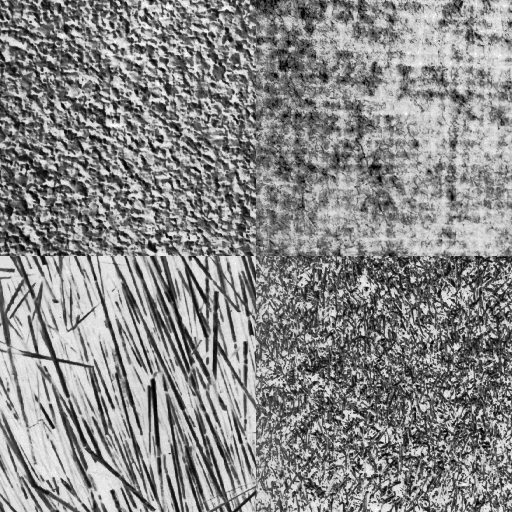
%> input picture Project/mosaic1.png, 512 x 512 px
$ octave bak_Project_1.m   (GNU Octave 9; MATLAB toolbox functions it lacks are replaced by stand-ins)
%> lines starting %> are read from the running program, lines starting %| are printed output that depends on the picture
### Project/GLCM_Calculation.m
function [ glcm_mat] = GLCM_Calculation(imag,GrayLevel,dx,dy)

%Gray Level Co-ocurrence Matrix calculation
%   Generate the GLCM for an selected image
%   Code by Hao, Oct 05, 2018
%---- input -----
%imag :      the image for the GLCM calculation
%GreyLevel:  the gray level of input image
%dx,dy:      the dislocation of reference point and seeking point


%% get the size of input image
[row,col] = size(imag);

%% define the output of GLCM matrix
glcm_mat     = zeros(GrayLevel,GrayLevel);
glcm_mat_ind = 0:1:GrayLevel-1;

% Loop through all the input image location to generate the GLCM response
for i = 1:row
    for j = 1:col

        %define the reference point
        GrayLevel_ref = imag(i,j);

        %check whether if the the desinged point is out off image bounday
        if i+dy > row || i+dy < 1 || j+dx > col || j+dy < 1 || i + dx < 1 || j + dx < 1
            continue
        else
            %locate the point in the designed dislocation
            GrayLevel_next = imag(i+dy,j+dx);

            %insert the gray level response into the GLCM matrix
            glcm_row_indx = find(glcm_mat_ind==GrayLevel_ref);
            glcm_col_indx = find(glcm_mat_ind==GrayLevel_next);
            glcm_mat(glcm_row_indx, glcm_col_indx) = glcm_mat(glcm_row_indx, glcm_col_indx) + 1;

        end
    end
end


% generate the symmetric GLCM matrix by adding it's transpose
glcm_mat = glcm_mat+glcm_mat';

% generate the probability (normalized version of glcm)
glcm_mat = glcm_mat/sum(sum(glcm_mat));


end

### Project/bak_Project_1.m
%%=======================================================================
%% Matlab code for project-1
% Author: Hao, Zhao
% Date:   2018, Oct 08
%%=======================================================================

%clean the Matlab enviroment
close all; clear all; clc

%% PartA: Loading the images and seperate into individual textures

% load the two mosic images
img1 = imread('mosaic1.png');
%> img1 is the input picture: size 512x512 uint8; min 0, max 255, mean 136.8
img2 = imread('mosaic2.png');
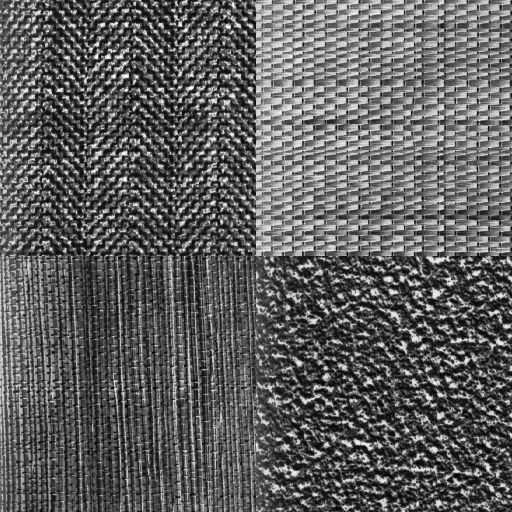
%> input picture Project/mosaic2.png, 512 x 512 px
%> img2 is the input picture: size 512x512 uint8; min 0, max 255, mean 95.4

% display the input raw images
figure;imagesc(img1);
colormap gray;
colorbar;
title('=== masaic image-1 ===')

figure;imagesc(img2);
colormap gray;
colorbar;
title('=== masaic image-2 ===')

% seperate the initial images into 8 individual masic images
texture_1 = img1(1:256,1:256);
texture_2 = img1(257:512,1:256);
texture_3 = img1(1:256,257:512);
texture_4 = img1(257:512,257:512);
texture_5 = img2(1:256,1:256);
texture_6 = img2(257:512,1:256);
texture_7 = img2(1:256,257:512);
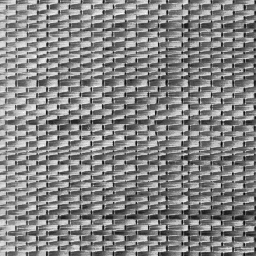
%> texture_7: size 256x256 uint8; min 0, max 255, mean 133.4
texture_8 = img2(257:512,257:512);
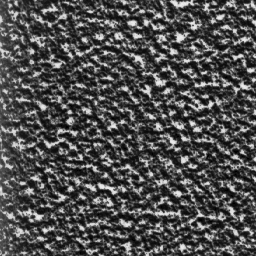
%> texture_8: size 256x256 uint8; min 0, max 234, mean 78.1

texture_all    = cell(1,8);
texture_all{1} = texture_1;
texture_all{2} = texture_2;
texture_all{3} = texture_3;
texture_all{4} = texture_4;
texture_all{5} = texture_5;
texture_all{6} = texture_6;
texture_all{7} = texture_7;
texture_all{8} = texture_8;

%% PartB: analysis the 2nd order statistic parameters(GLCM) for individual image

% Equaliz the mosaic images and display
texture_all_eq     = cell(1,8);
texture_all_new    = cell(1,8);

for n = 1:8
%> this loop made 8 passes; what is shown inside it comes from the first

    %convert the image from 8 bit(2^8 =256 gray level) to 4 bit (2^4 =16 gray level) and equalize the mosaic image
    gray_level         = 2^4;
    texture_all_eq{n}  = histeq(texture_all{n},256);
    texture_all_new{n} = uint8(round(double(texture_all_eq{n}) * (gray_level-1) / double(max(texture_all_eq{n}(:)))));

    figure;
    suptitle(sprintf(['=== Texture image: ' num2str(n) ' === \n']))

    subplot(2,3,1)
    imagesc(texture_all{n});
    colormap gray;
    colorbar;
    title('Original image')

    subplot(2,3,2)
    imagesc(texture_all_eq{n});
    colormap gray;
    colorbar;
    title('Equalized image')

    subplot(2,3,3)
    imagesc(texture_all_new{n});
    colormap gray;
    colorbar;
    title('Equalized image with 16 gray level')

    subplot(2,3,4)
    imhist(texture_all{n});
    xlim([0,255])
    title('Hisogram of original image')

    subplot(2,3,5)
    imhist(texture_all_eq{n});
    xlim([0,255])
    title('Hisogram of equalized image')

    subplot(2,3,6)
    imhist(texture_all_new{n});
    xlim([0,15])
    title('Hisogram of equalized image with 16 gray level')
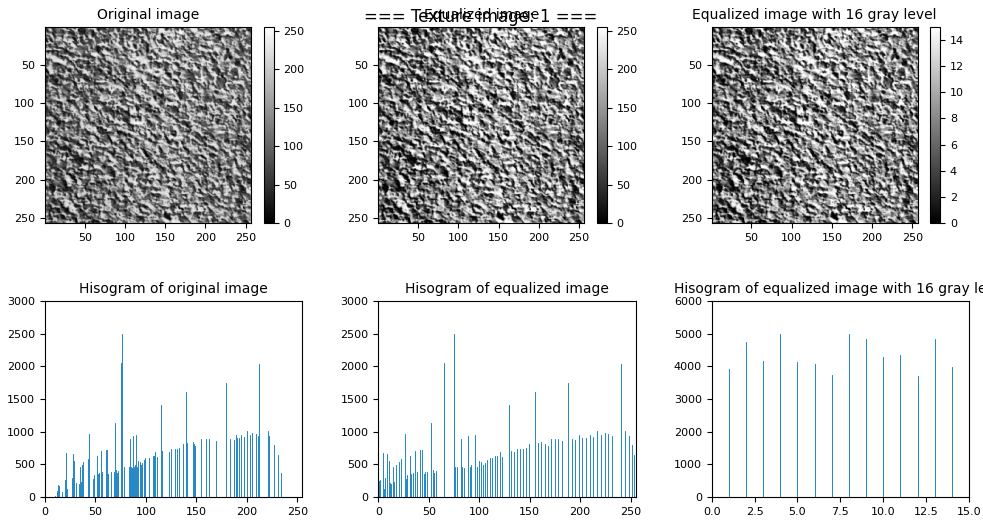
%> figure redrawn from the program's plot data, 6 panels

end


% calculate the GLCM for each textures with dx=1, and dy=0

gray_level = 16;
dx = 1;
dy = 0;

for n = 1:8
%> this loop made 8 passes; what is shown inside it comes from the first

    %calculate the Normalized GLCM for each textutre figures
    [glcm_mat]  = GLCM_Calculation(texture_all_new{n},gray_level,dx,dy);
%> in GLCM_Calculation, `[row,col] = size(imag);`: row = 256
%> after the loop in GLCM_Calculation, `for i = 1:row`: GrayLevel_next = 13; glcm_col_indx = 14

    figure;
    suptitle(sprintf(['=== Equalized mosaic image and corresponding GLCM: ' num2str(n) ' === \n']))

    subplot(1,2,1)
    imagesc(texture_all_new{n});
    colormap gray;
    colorbar;
    title('Equalized image')

    subplot(1,2,2)
    imagesc(glcm_mat);
    colormap Parula;
    colorbar;
    xlim([0,15]);
    title('Normalized GLCM matrix')
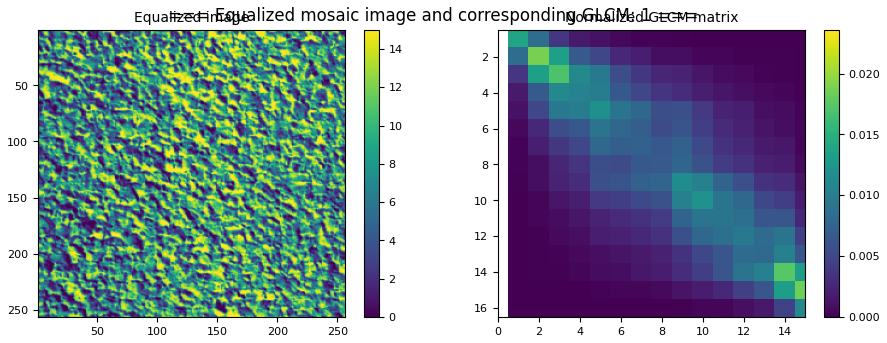
%> figure redrawn from the program's plot data, 2 panels

end


%% Part C: Computing GLCM feature images in local windows

%set the window size of GLCM calculation
window_size   = [31,31];
half_win_size = (window_size -1) ./2;

%get the size of input figure
img_input_size = size(img1);
%> img_input_size = [512 512]

%convert the image from 8 bit(2^8 =256 gray level) to 4 bit (2^4 =16 gray level) and equalize the mosaic image
gray_level = 2^4;
img1_edit = uint8(round(double(img1) * (gray_level-1) / double(max(img1(:)))));
img2_edit = uint8(round(double(img2) * (gray_level-1) / double(max(img2(:)))));

%pad the input image to avoid the edge effect
img1_padded = zeros(img_input_size(1)+ 2*half_win_size(1), img_input_size(2)+ 2*half_win_size(2));
img2_padded = zeros(img_input_size(1)+ 2*half_win_size(1), img_input_size(2)+ 2*half_win_size(2));
img1_padded((half_win_size(1)+1):(size(img1_padded,1)-half_win_size(1)),((half_win_size(2)+1):(size(img1_padded,2)-half_win_size(2)))) = img1_edit;
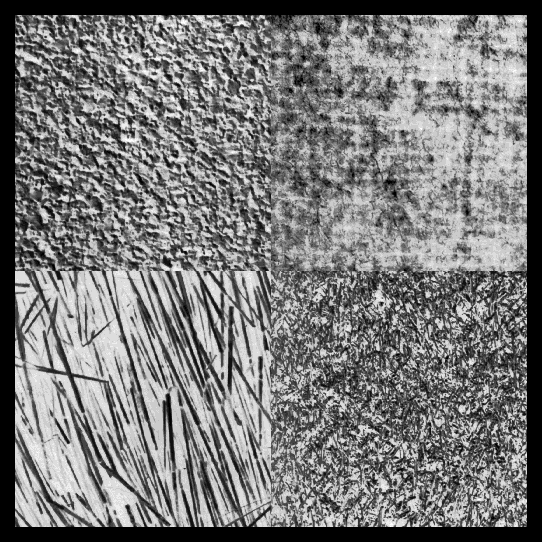
%> img1_padded: size 542x542 double; min 0, max 15, mean 7.14; drawn with min black and max white
img2_padded((half_win_size(1)+1):(size(img2_padded,1)-half_win_size(1)),((half_win_size(2)+1):(size(img2_padded,2)-half_win_size(2)))) = img2_edit;
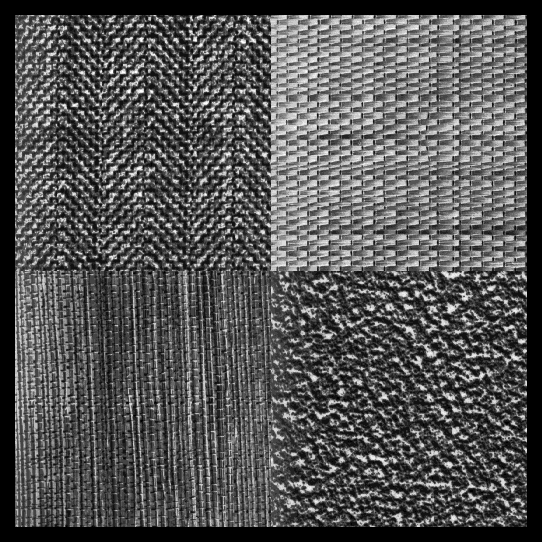
%> img2_padded: size 542x542 double; min 0, max 15, mean 4.99; drawn with min black and max white

% %define the output
img1_GLCM_feature_IDM = zeros(img_input_size);
img1_GLCM_feature_INR = zeros(img_input_size);
img1_GLCM_feature_SHD = zeros(img_input_size);

img2_GLCM_feature_IDM = zeros(img_input_size);
img2_GLCM_feature_INR = zeros(img_input_size);
img2_GLCM_feature_SHD = zeros(img_input_size);

%derive the GLCM feature by sliding window
%> (the run ends here)
